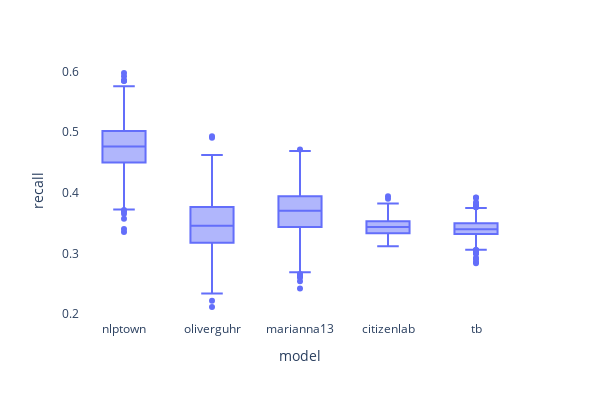

This figure's notebook cell:
### Code cell
print_box(metrics_bootstraped[metrics_bootstraped['metric']=='recall'].rename(columns={'macro avg':'recall'}), var='recall', w=600, h=400,)

### Figure 1 — Plotly figure (JSON) as saved in the notebook; plotly's stock layout.template omitted (floating-point values rounded to 4 significant figures; data arrays with more than 128 entries replaced by an {"elided": "..."} marker saying what was removed)
{"data": [{"alignmentgroup": "True", "hovertemplate": "model=%{x}<br>recall=%{y}<extra></extra>", "legendgroup": "", "marker": {"color": "#636efa"}, "name": "", "notched": false, "offsetgroup": "", "orientation": "v", "showlegend": false, "type": "box", "x": {"elided": "5000 str values"}, "x0": " ", "xaxis": "x", "y": {"elided": "5000 float values"}, "y0": " ", "yaxis": "y"}], "layout": {"bargap": 0.1, "boxmode": "group", "height": 400, "legend": {"tracegroupgap": 0}, "margin": {"t": 60}, "paper_bgcolor": "rgba(0,0,0,0)", "plot_bgcolor": "rgba(0,0,0,0)", "width": 600, "xaxis": {"anchor": "y", "domain": [0, 1], "title": {"text": "model"}}, "yaxis": {"anchor": "x", "domain": [0, 1], "title": {"text": "recall"}}}}
